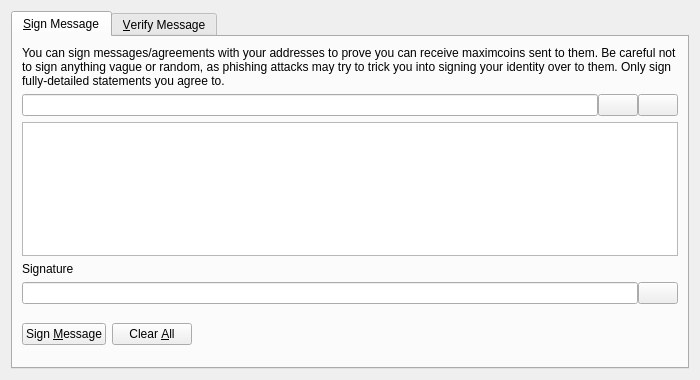
<?xml version="1.0" encoding="UTF-8"?>
<ui version="4.0">
 <class>SignVerifyMessageDialog</class>
 <widget class="QDialog" name="SignVerifyMessageDialog">
  <property name="geometry">
   <rect>
    <x>0</x>
    <y>0</y>
    <width>700</width>
    <height>380</height>
   </rect>
  </property>
  <property name="windowTitle">
   <string>Signatures - Sign / Verify a Message</string>
  </property>
  <property name="modal">
   <bool>true</bool>
  </property>
  <layout class="QVBoxLayout" name="verticalLayout">
   <item>
    <widget class="QTabWidget" name="tabWidget">
     <property name="currentIndex">
      <number>0</number>
     </property>
     <widget class="QWidget" name="tabSignMessage">
      <attribute name="title">
       <string>&amp;Sign Message</string>
      </attribute>
      <layout class="QVBoxLayout" name="verticalLayout_SM">
       <item>
        <widget class="QLabel" name="infoLabel_SM">
         <property name="text">
          <string>You can sign messages/agreements with your addresses to prove you can receive maximcoins sent to them. Be careful not to sign anything vague or random, as phishing attacks may try to trick you into signing your identity over to them. Only sign fully-detailed statements you agree to.</string>
         </property>
         <property name="textFormat">
          <enum>Qt::PlainText</enum>
         </property>
         <property name="wordWrap">
          <bool>true</bool>
         </property>
        </widget>
       </item>
       <item>
        <layout class="QHBoxLayout" name="horizontalLayout_1_SM">
         <property name="spacing">
          <number>0</number>
         </property>
         <item>
          <widget class="QValidatedLineEdit" name="addressIn_SM">
           <property name="toolTip">
            <string>The Maximcoin address to sign the message with</string>
           </property>
          </widget>
         </item>
         <item>
          <widget class="QPushButton" name="addressBookButton_SM">
           <property name="toolTip">
            <string>Choose previously used address</string>
           </property>
           <property name="text">
            <string/>
           </property>
           <property name="icon">
            <iconset resource="../bitcoin.qrc">
             <normaloff>:/icons/address-book</normaloff>:/icons/address-book</iconset>
           </property>
           <property name="shortcut">
            <string>Alt+A</string>
           </property>
           <property name="autoDefault">
            <bool>false</bool>
           </property>
          </widget>
         </item>
         <item>
          <widget class="QPushButton" name="pasteButton_SM">
           <property name="toolTip">
            <string>Paste address from clipboard</string>
           </property>
           <property name="text">
            <string/>
           </property>
           <property name="icon">
            <iconset resource="../bitcoin.qrc">
             <normaloff>:/icons/editpaste</normaloff>:/icons/editpaste</iconset>
           </property>
           <property name="shortcut">
            <string>Alt+P</string>
           </property>
           <property name="autoDefault">
            <bool>false</bool>
           </property>
          </widget>
         </item>
        </layout>
       </item>
       <item>
        <widget class="QPlainTextEdit" name="messageIn_SM">
         <property name="toolTip">
          <string>Enter the message you want to sign here</string>
         </property>
        </widget>
       </item>
       <item>
        <widget class="QLabel" name="signatureLabel_SM">
         <property name="text">
          <string>Signature</string>
         </property>
         <property name="textFormat">
          <enum>Qt::PlainText</enum>
         </property>
        </widget>
       </item>
       <item>
        <layout class="QHBoxLayout" name="horizontalLayout_2_SM">
         <property name="spacing">
          <number>0</number>
         </property>
         <item>
          <widget class="QLineEdit" name="signatureOut_SM">
           <property name="font">
            <font>
             <italic>true</italic>
            </font>
           </property>
           <property name="readOnly">
            <bool>true</bool>
           </property>
          </widget>
         </item>
         <item>
          <widget class="QPushButton" name="copySignatureButton_SM">
           <property name="toolTip">
            <string>Copy the current signature to the system clipboard</string>
           </property>
           <property name="text">
            <string/>
           </property>
           <property name="icon">
            <iconset resource="../bitcoin.qrc">
             <normaloff>:/icons/editcopy</normaloff>:/icons/editcopy</iconset>
           </property>
           <property name="autoDefault">
            <bool>false</bool>
           </property>
          </widget>
         </item>
        </layout>
       </item>
       <item>
        <layout class="QHBoxLayout" name="horizontalLayout_3_SM">
         <item>
          <widget class="QPushButton" name="signMessageButton_SM">
           <property name="toolTip">
            <string>Sign the message to prove you own this Maximcoin address</string>
           </property>
           <property name="text">
            <string>Sign &amp;Message</string>
           </property>
           <property name="icon">
            <iconset resource="../bitcoin.qrc">
             <normaloff>:/icons/edit</normaloff>:/icons/edit</iconset>
           </property>
           <property name="autoDefault">
            <bool>false</bool>
           </property>
          </widget>
         </item>
         <item>
          <widget class="QPushButton" name="clearButton_SM">
           <property name="toolTip">
            <string>Reset all sign message fields</string>
           </property>
           <property name="text">
            <string>Clear &amp;All</string>
           </property>
           <property name="icon">
            <iconset resource="../bitcoin.qrc">
             <normaloff>:/icons/remove</normaloff>:/icons/remove</iconset>
           </property>
           <property name="autoDefault">
            <bool>false</bool>
           </property>
          </widget>
         </item>
         <item>
          <spacer name="horizontalSpacer_1_SM">
           <property name="orientation">
            <enum>Qt::Horizontal</enum>
           </property>
           <property name="sizeHint" stdset="0">
            <size>
             <width>40</width>
             <height>48</height>
            </size>
           </property>
          </spacer>
         </item>
         <item>
          <widget class="QLabel" name="statusLabel_SM">
           <property name="font">
            <font>
             <weight>75</weight>
             <bold>true</bold>
            </font>
           </property>
           <property name="text">
            <string/>
           </property>
           <property name="wordWrap">
            <bool>true</bool>
           </property>
          </widget>
         </item>
         <item>
          <spacer name="horizontalSpacer_2_SM">
           <property name="orientation">
            <enum>Qt::Horizontal</enum>
           </property>
           <property name="sizeHint" stdset="0">
            <size>
             <width>40</width>
             <height>48</height>
            </size>
           </property>
          </spacer>
         </item>
        </layout>
       </item>
      </layout>
     </widget>
     <widget class="QWidget" name="tabVerifyMessage">
      <attribute name="title">
       <string>&amp;Verify Message</string>
      </attribute>
      <layout class="QVBoxLayout" name="verticalLayout_VM">
       <item>
        <widget class="QLabel" name="infoLabel_VM">
         <property name="text">
          <string>Enter the receiver's address, message (ensure you copy line breaks, spaces, tabs, etc. exactly) and signature below to verify the message. Be careful not to read more into the signature than what is in the signed message itself, to avoid being tricked by a man-in-the-middle attack. Note that this only proves the signing party receives with the address, it cannot prove sendership of any transaction!</string>
         </property>
         <property name="textFormat">
          <enum>Qt::PlainText</enum>
         </property>
         <property name="alignment">
          <set>Qt::AlignLeading|Qt::AlignLeft|Qt::AlignTop</set>
         </property>
         <property name="wordWrap">
          <bool>true</bool>
         </property>
        </widget>
       </item>
       <item>
        <layout class="QHBoxLayout" name="horizontalLayout_1_VM">
         <property name="spacing">
          <number>0</number>
         </property>
         <item>
          <widget class="QValidatedLineEdit" name="addressIn_VM">
           <property name="toolTip">
            <string>The Maximcoin address the message was signed with</string>
           </property>
          </widget>
         </item>
         <item>
          <widget class="QPushButton" name="addressBookButton_VM">
           <property name="toolTip">
            <string>Choose previously used address</string>
           </property>
           <property name="text">
            <string/>
           </property>
           <property name="icon">
            <iconset resource="../bitcoin.qrc">
             <normaloff>:/icons/address-book</normaloff>:/icons/address-book</iconset>
           </property>
           <property name="shortcut">
            <string>Alt+A</string>
           </property>
           <property name="autoDefault">
            <bool>false</bool>
           </property>
          </widget>
         </item>
        </layout>
       </item>
       <item>
        <widget class="QPlainTextEdit" name="messageIn_VM"/>
       </item>
       <item>
        <widget class="QValidatedLineEdit" name="signatureIn_VM"/>
       </item>
       <item>
        <layout class="QHBoxLayout" name="horizontalLayout_2_VM">
         <item>
          <widget class="QPushButton" name="verifyMessageButton_VM">
           <property name="toolTip">
            <string>Verify the message to ensure it was signed with the specified Maximcoin address</string>
           </property>
           <property name="text">
            <string>Verify &amp;Message</string>
           </property>
           <property name="icon">
            <iconset resource="../bitcoin.qrc">
             <normaloff>:/icons/transaction_0</normaloff>:/icons/transaction_0</iconset>
           </property>
           <property name="autoDefault">
            <bool>false</bool>
           </property>
          </widget>
         </item>
         <item>
          <widget class="QPushButton" name="clearButton_VM">
           <property name="toolTip">
            <string>Reset all verify message fields</string>
           </property>
           <property name="text">
            <string>Clear &amp;All</string>
           </property>
           <property name="icon">
            <iconset resource="../bitcoin.qrc">
             <normaloff>:/icons/remove</normaloff>:/icons/remove</iconset>
           </property>
           <property name="autoDefault">
            <bool>false</bool>
           </property>
          </widget>
         </item>
         <item>
          <spacer name="horizontalSpacer_1_VM">
           <property name="orientation">
            <enum>Qt::Horizontal</enum>
           </property>
           <property name="sizeHint" stdset="0">
            <size>
             <width>40</width>
             <height>48</height>
            </size>
           </property>
          </spacer>
         </item>
         <item>
          <widget class="QLabel" name="statusLabel_VM">
           <property name="font">
            <font>
             <weight>75</weight>
             <bold>true</bold>
            </font>
           </property>
           <property name="text">
            <string/>
           </property>
           <property name="wordWrap">
            <bool>true</bool>
           </property>
          </widget>
         </item>
         <item>
          <spacer name="horizontalSpacer_2_VM">
           <property name="orientation">
            <enum>Qt::Horizontal</enum>
           </property>
           <property name="sizeHint" stdset="0">
            <size>
             <width>40</width>
             <height>48</height>
            </size>
           </property>
          </spacer>
         </item>
        </layout>
       </item>
      </layout>
     </widget>
    </widget>
   </item>
  </layout>
 </widget>
 <customwidgets>
  <customwidget>
   <class>QValidatedLineEdit</class>
   <extends>QLineEdit</extends>
   <header>qt/qvalidatedlineedit.h</header>
  </customwidget>
 </customwidgets>
 <resources>
  <include location="../bitcoin.qrc"/>
 </resources>
 <connections/>
</ui>
